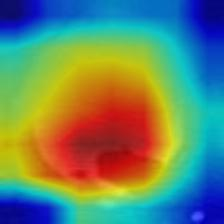
#> input picture resnet50/TCGA-ZF-AA5P40_bbox-resnet50-cam.jpg, 224 x 224 px, found by its file name
$ python thresholding.py   (older library calls are emulated)
#> lines starting #> are read from the running program, lines starting #| are printed output that depends on the picture; after the words box and inside, x2 and y2 are one past the last pixel; in counts of white or black regions, pixels touching at a corner belong together
#> further down, img is the input picture: shape (224, 224, 3); mean B, G, R 106.1, 132.1, 102.5
# -*- coding: utf-8 -*-
"""
Created on Tue Oct  8 12:02:59 2019

@author: tians
"""

import numpy as np
import scipy.misc as misc
import matplotlib.pyplot as plt
import matplotlib.image as mpimg
import cv2

def rgb2gray(rgb):
    return np.dot(rgb[...,:3], [0.2989, 0.5870, 0.1140])
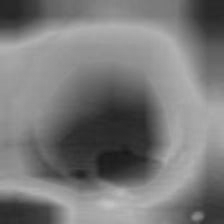
#> returned value: shape (224, 224) float64; min 23.87, max 196.8, mean 120.9

def thresholding(img, origin_img, path):
    gray = rgb2gray(img).astype("uint8")
    arr = np.asarray(gray, dtype="uint8")
    for j in range(arr.shape[1]):
        for i in range(arr.shape[0]):
            if(arr[i][j]>=60 and arr[i][j]<=180):
                arr[i][j] = 255
            else:
                arr[i][j] = 0
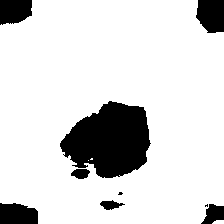
#> arr: shape (224, 224); 84.8% white; 9 black regions (2 under 20 px)

    im2, contours, hierarchy = cv2.findContours(arr, cv2.RETR_TREE, cv2.CHAIN_APPROX_SIMPLE)
#> contours = 10 contours, 5 with area under 20; largest, box (x1, y1, x2, y2) and area: (0, 0, 224, 224) 47208, (59, 100, 152, 179) 4984, (99, 199, 126, 211) 170, (70, 168, 91, 180) 164, (212, 220, 224, 224) 28
    C = []
    for contour in contours:
        area = cv2.contourArea(contour)
        if area<10000 and area>1000:
            C.append(contour)
#> this loop made 10 passes
#> area on passes 1, 2, 4, 6, 8: 27.5, 47207.5, 169.5, 164.5, 4984
#> after the loop, C = 1 contour; box (x1, y1, x2, y2) and area: (59, 100, 152, 179) 4984
    #assume only 1 bbox detected
    location = []
    if(len(C) > 0):
        location = cv2.boundingRect(C[0])
#> location = (59, 100, 93, 79)
        x, y, w, h = location
#> x = 59; y = 100; w = 93; h = 79
        plt.figure()
        rec = cv2.rectangle(img,(x,y),(x+w,y+h),(255, 0, 0),2)
        cv2.imwrite('./thresholding.png', rec)

        #plot in original img
        plt.figure()
#> (the run stopped early here; a loop or call above may not have finished)
